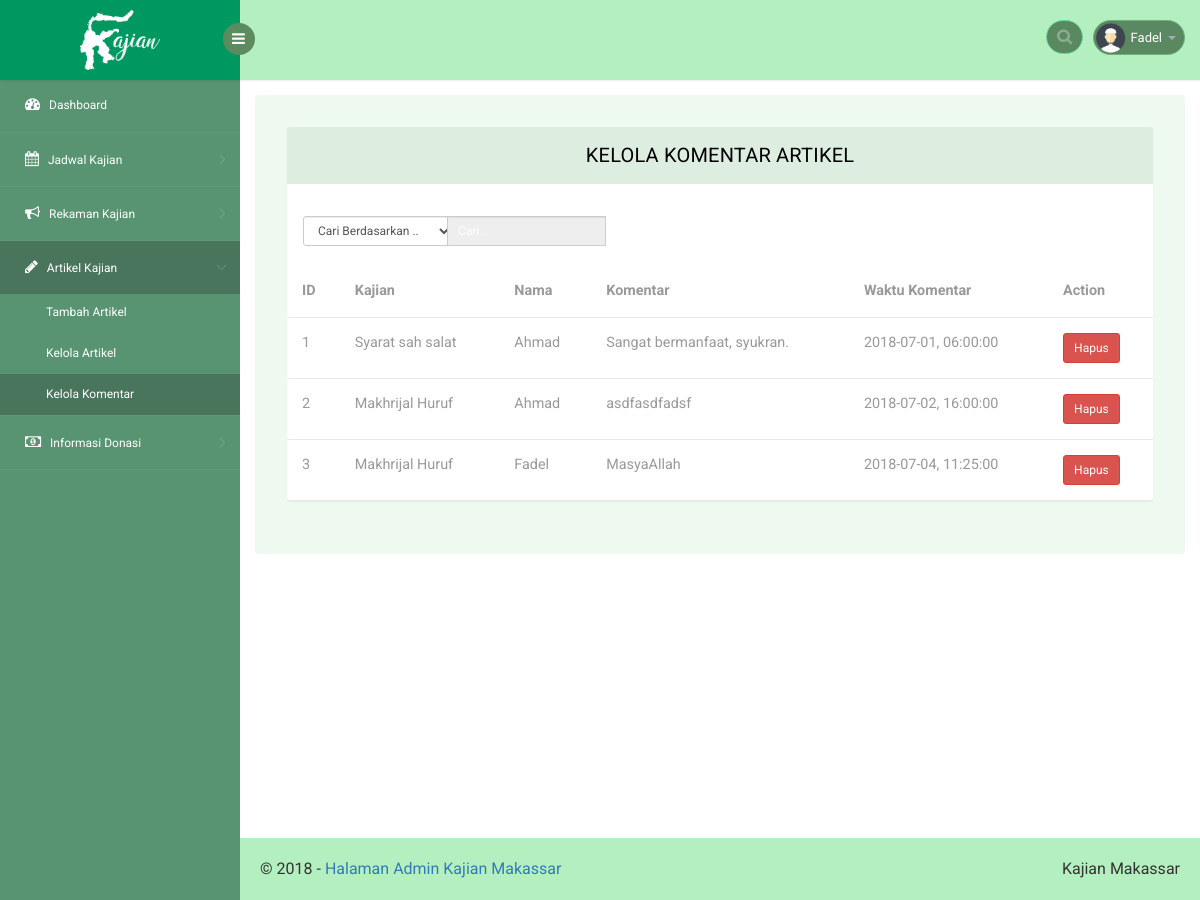
Page /web/komentarartikel.php (signed in) on the earlier database version.
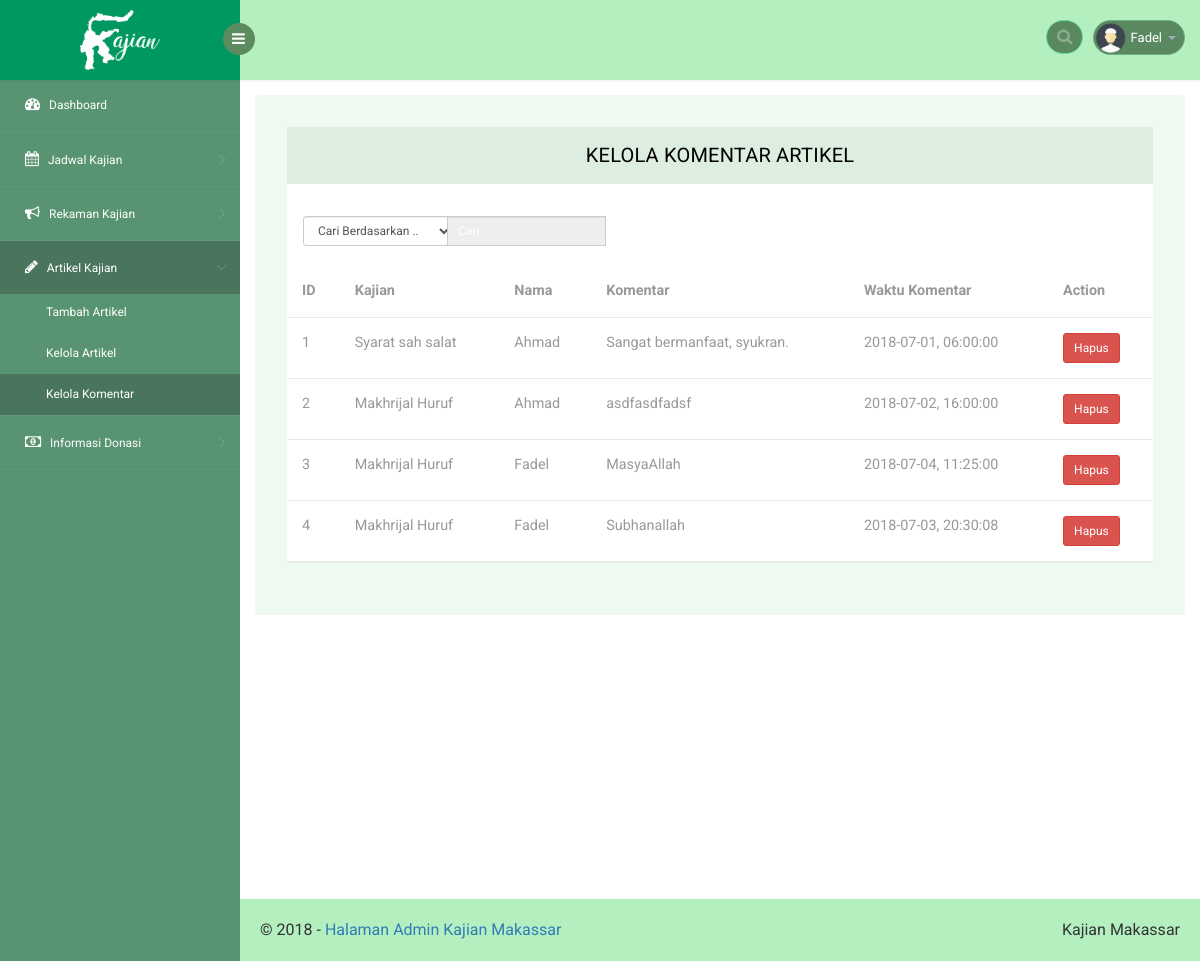
Same page on the later database version.
### tables this page shows
CREATE TABLE `komentar` (
  `id` int(11) NOT NULL,
  `id_artikel` int(11) NOT NULL,
  `nama` varchar(50) NOT NULL,
  `komentar` text NOT NULL,
  `tanggal` date NOT NULL,
  `jam` time NOT NULL
);

CREATE TABLE `artikel_kajian` (
  `id` int(11) NOT NULL,
  `judul` varchar(500) NOT NULL,
  `pembicara` varchar(250) NOT NULL,
  `deskripsi` text NOT NULL,
  `kategori` enum('aqidah','tauhid','fikih','tematik') NOT NULL,
  `tanggal` date NOT NULL,
  `jam` time NOT NULL
);

### web/connect.php (called while the page is built, shortened)
<?php
	$link = "http://localhost/kajian-sunnah/web";
 ?>

### web/komentarartikel.php (the view, shortened to what this page needs)
<?php
include "connect.php";
if (!isset($_SESSION['nama_user'])) {
  header('location:'.$link.'/login.php');
}elseif (isset($_SESSION['nama_user'])) {
 ?>
 <!DOCTYPE html>
 <head>
    <link rel="stylesheet" href="css/bootstrap.min.css" >
    <link href="css/style.css" rel='stylesheet' type='text/css' />
    <link href="css/style-responsive.css" rel="stylesheet"/>
    <link rel="stylesheet" href="css/font.css" type="text/css"/>
    <link href="css/font-awesome.css" rel="stylesheet">
    <link rel="stylesheet" href="css/morris.css" type="text/css"/>
    <link rel="stylesheet" href="css/monthly.css">
</head>
<body>
    <section id="container">
        <header class="header fixed-top clearfix">
            <div class="brand">
                <a href="index.php" class="logo">
                    <b><img src="images/text-logo.png" style="width:80px;left:50%;top:50%;position:absolute;margin-top:-30px;margin-left:-40px" alt=""></b>
                </a>
                <div class="sidebar-toggle-box">
                    <div class="fa fa-bars"></div>
                </div>
            </div>
            <div class="top-nav clearfix">
                <ul class="nav pull-right top-menu">
                    <li>
                        <input type="text" class="form-control search" placeholder=" Search">
                    </li>
                    <li class="dropdown">
                        <a data-toggle="dropdown" class="dropdown-toggle" href="#">
                            <img alt="" src="images/2.png">
                            <span class="username"><?php echo $_SESSION['nama_user']; ?></span>
                            <b class="caret"></b>
                        </a>
                    </li>
                </ul>
            </div>
        </header>
        <aside>
            <div id="sidebar" class="nav-collapse">
                <div class="leftside-navigation">
                    <ul class="sidebar-menu" id="nav-accordion">
                        <li>
                            <a href="index.php">
                                <i class="fa fa-dashboard"></i>
                                <span>Dashboard</span>
                            </a>
                        </li>
                        <li class="sub-menu">
                          <a href="javascript:;">
                            <i class="fa fa-calendar"></i>
                            <span>Jadwal Kajian</span>
                          </a>
                        </li>
                        <li class="sub-menu">
                          <a href="javascript:;">
                            <i class="fa fa-bullhorn"></i>
                            <span>Rekaman Kajian</span>
                          </a>
                        </li>
                        <li class="sub-menu">
                          <a class="active" href="javascript:;">
                            <i class="fa fa-pencil"></i>
                            <span>Artikel Kajian</span>
                          </a>
                          <ul class="sub">
                            <li><a href="tambahartikel.php">Tambah Artikel</a></li>
                            <li><a href="artikelkajian.php">Kelola Artikel</a></li>
                            <li><a class="active" href="komentarartikel.php">Kelola Komentar</a></li>
                          </ul>
                        </li>
                        <li class="sub-menu">
                          <a href="javascript:;">
                            <i class="fa fa-money"></i>
                            <span>Informasi Donasi</span>
                          </a>
                        </li>
                    </ul>
                </div>
            </div>
        </aside>
        <section id="main-content">
         <section class="wrapper">
          <div class="table-agile-info">
           <div class="panel panel-default">
              <div class="panel-heading">
               Kelola Komentar Artikel
              </div>
              <div class="row w3-res-tb">
                <div class="col-sm-2 m-b-xs">
                  <select id="indeks" onchange="FunctionOnChange()" class="input-sm form-control w-sm inline v-middle">
                    <option value="0">Cari Berdasarkan ..</option>
                  </select>
                </div>
                <div class="col-sm-3">
                  <div class="input-group">
                    <input id="myInput" type="text" onkeyup="myFunction()" class="input-sm form-control" placeholder="Cari .." disabled>
                  </div>
                </div>
              </div>
              <div>
                <table id="myTable" class="table" ui-jq="footable" ui-options='{
                  "paging": {
                    "enabled": true
                  },
                  "filtering": {
                    "enabled": true
                  },
                  "sorting": {
                    "enabled": true
                  }}'>
                  <thead>
                    <tr>
                      <th data-breakpoints="xs">ID</th>
                      <th>Kajian</th>
                      <th>Nama</th>
                      <th data-breakpoints="xs">Komentar</th>
                      <th data-breakpoints="xs">Waktu Komentar</th>
                      <th >Action</th>
                    </tr>
                  </thead>
                  <tbody>
                    <?php
                      $query = "SELECT komentar.id, artikel_kajian.judul, komentar.nama, komentar.komentar, komentar.tanggal, komentar.jam FROM komentar inner join artikel_kajian WHERE komentar.id_artikel=artikel_kajian.id";
                      $result = $conn->query($query);
                      while ($row = $result->fetch_assoc()) {
                     ?>
                    <tr>
                      <td><?php echo $row['id']; ?></td>
                      <td><?php echo $row['judul']; ?></td>
                      <td><?php echo $row['nama']; ?></td>
                      <td><?php echo $row['komentar']; ?></td>
                      <td><?php echo $row['tanggal'].", ".$row['jam']; ?></td>
                      <td>
                        <a onclick="return confirm('Hapus Komentar <?php echo $row['nama']; ?>?')" href="<?php echo $link; ?>/proses/crud-artikel.php?hapuskomen=<?php echo $row['id'] ?>"><button type="button" class="btn btn-sm btn-danger">Hapus</button></a>
                      </td>
                    </tr>
                    <?php } ?>
                  </tbody>
                </table>
              </div>
            </div>
          </div>
         </section>
         <div class="footer" style="margin-top:200px">
            <div class="pull-right d-none d-sm-inline-block">Kajian Makassar
            </div>
            &copy; 2018 - <a href="#">Halaman Admin Kajian Makassar</a>
          </div>
       </section>
</section>
</body>
</html>
<?php
}
?>

Differences in the rows shown:
added komentar: id "4", id_artikel.judul "Makhrijal Huruf", nama "Fadel", komentar "Subhanallah", tanggal "2018-07-03", jam "20:30:08"
